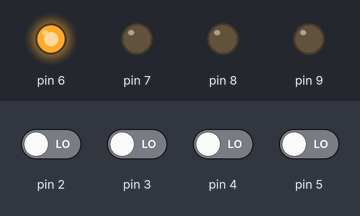
The program below on a simulated Arduino Uno, built with avr-gcc and run on an emulated ATmega328P. Shown: output pins drawn as LEDs (lit = HIGH). The test bench sets the inputs (shaded band); at power-on: pin 2–5 LOW.

Above: at 1.2 s.
1.3 s: pin 3 driven HIGH
At 2.5 s:
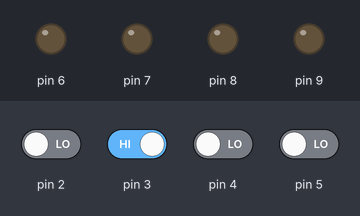
2.8 s: pin 3 driven LOW
At 3.7 s:
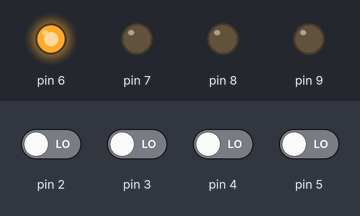
4.3 s: pin 4 driven HIGH
At 4.8 s:
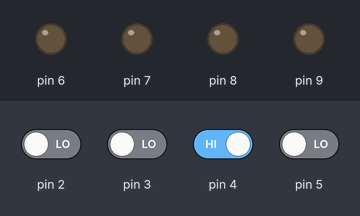
Timing chart, 0 to 7.3 s (numbered marks = the images above; inputs shaded):
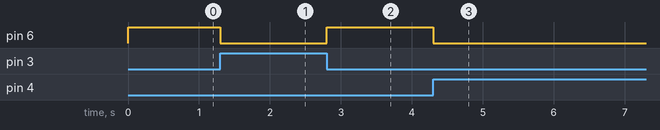

The program:

main.cpp
```cpp
//Declaring all variables as integers
int Z,Y,X,W,F;

//Code released under GNU GPL.  Free to use for anything.
void disp_7447(int D, int C, int B, int A)
{
  digitalWrite(6, A); //LSB
  digitalWrite(7, B);
  digitalWrite(8, C);
  digitalWrite(9, D); //MSB

}
// the setup function runs once when you press reset or power the board
void setup() {
    pinMode(6, OUTPUT);
    pinMode(7, OUTPUT);
    pinMode(8, OUTPUT);
    pinMode(9, OUTPUT);
    pinMode(2, INPUT);
    pinMode(3, INPUT);
    pinMode(4, INPUT);
    pinMode(5, INPUT);
    
}

// the loop function runs over and over again forever
void loop() {
X = digitalRead(2); //LSB
Y = digitalRead(3);
Z = digitalRead(4);
W = digitalRead(5); //MSB

F=(X&&!Y)||(X&&!Z&&!W)||(X&&Z&&W)||(!Y&&!Z)||(!X&&Y&&Z&&!W);

if(F==1){
disp_7447(0,0,0,1);
}
else if (F==0) {
disp_7447(0,0,0,0);
}
}
```

Measured:
- after the input at 1.3 s, pin 6: HIGH → LOW at once
- after the input at 2.8 s, pin 6: LOW → HIGH at once
- after the input at 4.3 s, pin 6: HIGH → LOW at once
